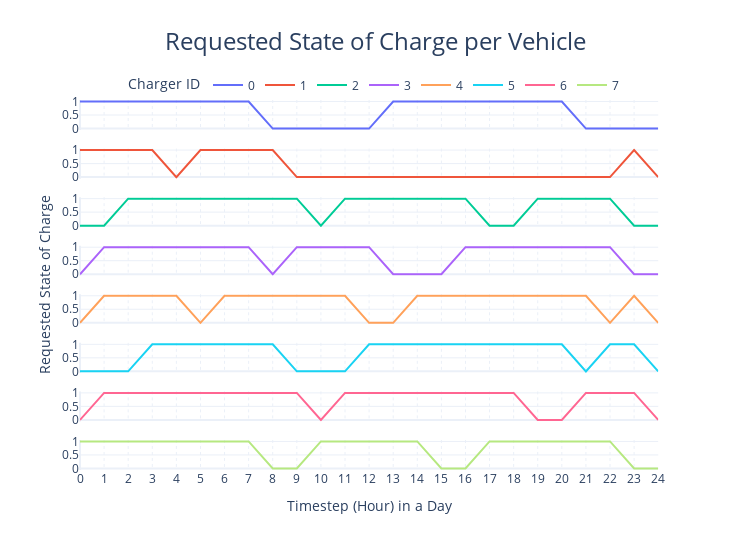

This figure's notebook cell:
### Code cell
fig = df_requested_soc.plot(kind="line", title="Requested State of Charge per Vehicle", template="plotly_white", 
                            y='Requested State of Charge', facet_row='Charger ID', facet_row_spacing=0.05, color='Charger ID', 
                            labels=dict(index="Timestep (Hour) in a Day", value="", variable=""))
fig.update_yaxes(tickformat="%b", matches='y', title='')
fig.update_xaxes(dtick="M1", tickformat="%b", matches='x', griddash="dot")
fig.update_traces(marker_size=10)
fig.for_each_annotation(lambda a: a.update(text="", font_size=24, y=1.07))
fig.add_annotation(x=-0.08, y=0.5, text="Requested State of Charge", textangle=-90, 
                   xref="paper", yref="paper", font_size=14, showarrow=False)
fig.update_layout(height=550, width=750, title=dict(xanchor="center", x=0.5, font_size=24),
                  legend=dict(orientation="h", yanchor="top", y=1.08, xanchor="center", x=0.5))
fig.show()

### Figure 1 — Plotly figure (JSON) as saved in the notebook; plotly's stock layout.template omitted (floating-point values rounded to 4 significant figures)
{"data": [{"hovertemplate": "Charger ID=0<br>Timestep (Hour) in a Day=%{x}<br>Requested State of Charge=%{y}<extra></extra>", "legendgroup": "0", "line": {"color": "#636efa", "dash": "solid"}, "marker": {"size": 10, "symbol": "circle"}, "mode": "lines", "name": "0", "orientation": "v", "showlegend": true, "type": "scatter", "x": [0, 1, 2, 3, 4, 5, 6, 7, 8, 9, 10, 11, 12, 13, 14, 15, 16, 17, 18, 19, 20, 21, 22, 23, 24], "xaxis": "x8", "y": [1, 1, 1, 1, 1, 1, 1, 1, 0, 0, 0, 0, 0, 1, 1, 1, 1, 1, 1, 1, 1, 0, 0, 0, 0], "yaxis": "y8"}, {"hovertemplate": "Charger ID=1<br>Timestep (Hour) in a Day=%{x}<br>Requested State of Charge=%{y}<extra></extra>", "legendgroup": "1", "line": {"color": "#EF553B", "dash": "solid"}, "marker": {"size": 10, "symbol": "circle"}, "mode": "lines", "name": "1", "orientation": "v", "showlegend": true, "type": "scatter", "x": [0, 1, 2, 3, 4, 5, 6, 7, 8, 9, 10, 11, 12, 13, 14, 15, 16, 17, 18, 19, 20, 21, 22, 23, 24], "xaxis": "x7", "y": [1, 1, 1, 1, 0, 1, 1, 1, 1, 0, 0, 0, 0, 0, 0, 0, 0, 0, 0, 0, 0, 0, 0, 1, 0], "yaxis": "y7"}, {"hovertemplate": "Charger ID=2<br>Timestep (Hour) in a Day=%{x}<br>Requested State of Charge=%{y}<extra></extra>", "legendgroup": "2", "line": {"color": "#00cc96", "dash": "solid"}, "marker": {"size": 10, "symbol": "circle"}, "mode": "lines", "name": "2", "orientation": "v", "showlegend": true, "type": "scatter", "x": [0, 1, 2, 3, 4, 5, 6, 7, 8, 9, 10, 11, 12, 13, 14, 15, 16, 17, 18, 19, 20, 21, 22, 23, 24], "xaxis": "x6", "y": [0, 0, 1, 1, 1, 1, 1, 1, 1, 1, 0, 1, 1, 1, 1, 1, 1, 0, 0, 1, 1, 1, 1, 0, 0], "yaxis": "y6"}, {"hovertemplate": "Charger ID=3<br>Timestep (Hour) in a Day=%{x}<br>Requested State of Charge=%{y}<extra></extra>", "legendgroup": "3", "line": {"color": "#ab63fa", "dash": "solid"}, "marker": {"size": 10, "symbol": "circle"}, "mode": "lines", "name": "3", "orientation": "v", "showlegend": true, "type": "scatter", "x": [0, 1, 2, 3, 4, 5, 6, 7, 8, 9, 10, 11, 12, 13, 14, 15, 16, 17, 18, 19, 20, 21, 22, 23, 24], "xaxis": "x5", "y": [0, 1, 1, 1, 1, 1, 1, 1, 0, 1, 1, 1, 1, 0, 0, 0, 1, 1, 1, 1, 1, 1, 1, 0, 0], "yaxis": "y5"}, {"hovertemplate": "Charger ID=4<br>Timestep (Hour) in a Day=%{x}<br>Requested State of Charge=%{y}<extra></extra>", "legendgroup": "4", "line": {"color": "#FFA15A", "dash": "solid"}, "marker": {"size": 10, "symbol": "circle"}, "mode": "lines", "name": "4", "orientation": "v", "showlegend": true, "type": "scatter", "x": [0, 1, 2, 3, 4, 5, 6, 7, 8, 9, 10, 11, 12, 13, 14, 15, 16, 17, 18, 19, 20, 21, 22, 23, 24], "xaxis": "x4", "y": [0, 1, 1, 1, 1, 0, 1, 1, 1, 1, 1, 1, 0, 0, 1, 1, 1, 1, 1, 1, 1, 1, 0, 1, 0], "yaxis": "y4"}, {"hovertemplate": "Charger ID=5<br>Timestep (Hour) in a Day=%{x}<br>Requested State of Charge=%{y}<extra></extra>", "legendgroup": "5", "line": {"color": "#19d3f3", "dash": "solid"}, "marker": {"size": 10, "symbol": "circle"}, "mode": "lines", "name": "5", "orientation": "v", "showlegend": true, "type": "scatter", "x": [0, 1, 2, 3, 4, 5, 6, 7, 8, 9, 10, 11, 12, 13, 14, 15, 16, 17, 18, 19, 20, 21, 22, 23, 24], "xaxis": "x3", "y": [0, 0, 0, 1, 1, 1, 1, 1, 1, 0, 0, 0, 1, 1, 1, 1, 1, 1, 1, 1, 1, 0, 1, 1, 0], "yaxis": "y3"}, {"hovertemplate": "Charger ID=6<br>Timestep (Hour) in a Day=%{x}<br>Requested State of Charge=%{y}<extra></extra>", "legendgroup": "6", "line": {"color": "#FF6692", "dash": "solid"}, "marker": {"size": 10, "symbol": "circle"}, "mode": "lines", "name": "6", "orientation": "v", "showlegend": true, "type": "scatter", "x": [0, 1, 2, 3, 4, 5, 6, 7, 8, 9, 10, 11, 12, 13, 14, 15, 16, 17, 18, 19, 20, 21, 22, 23, 24], "xaxis": "x2", "y": [0, 1, 1, 1, 1, 1, 1, 1, 1, 1, 0, 1, 1, 1, 1, 1, 1, 1, 1, 0, 0, 1, 1, 1, 0], "yaxis": "y2"}, {"hovertemplate": "Charger ID=7<br>Timestep (Hour) in a Day=%{x}<br>Requested State of Charge=%{y}<extra></extra>", "legendgroup": "7", "line": {"color": "#B6E880", "dash": "solid"}, "marker": {"size": 10, "symbol": "circle"}, "mode": "lines", "name": "7", "orientation": "v", "showlegend": true, "type": "scatter", "x": [0, 1, 2, 3, 4, 5, 6, 7, 8, 9, 10, 11, 12, 13, 14, 15, 16, 17, 18, 19, 20, 21, 22, 23, 24], "xaxis": "x", "y": [1, 1, 1, 1, 1, 1, 1, 1, 0, 0, 1, 1, 1, 1, 1, 0, 0, 1, 1, 1, 1, 1, 1, 0, 0], "yaxis": "y"}], "layout": {"annotations": [{"font": {"size": 24}, "showarrow": false, "text": "", "textangle": 90, "x": 0.98, "xanchor": "left", "xref": "paper", "y": 1.07, "yanchor": "middle", "yref": "paper"}, {"font": {"size": 24}, "showarrow": false, "text": "", "textangle": 90, "x": 0.98, "xanchor": "left", "xref": "paper", "y": 1.07, "yanchor": "middle", "yref": "paper"}, {"font": {"size": 24}, "showarrow": false, "text": "", "textangle": 90, "x": 0.98, "xanchor": "left", "xref": "paper", "y": 1.07, "yanchor": "middle", "yref": "paper"}, {"font": {"size": 24}, "showarrow": false, "text": "", "textangle": 90, "x": 0.98, "xanchor": "left", "xref": "paper", "y": 1.07, "yanchor": "middle", "yref": "paper"}, {"font": {"size": 24}, "showarrow": false, "text": "", "textangle": 90, "x": 0.98, "xanchor": "left", "xref": "paper", "y": 1.07, "yanchor": "middle", "yref": "paper"}, {"font": {"size": 24}, "showarrow": false, "text": "", "textangle": 90, "x": 0.98, "xanchor": "left", "xref": "paper", "y": 1.07, "yanchor": "middle", "yref": "paper"}, {"font": {"size": 24}, "showarrow": false, "text": "", "textangle": 90, "x": 0.98, "xanchor": "left", "xref": "paper", "y": 1.07, "yanchor": "middle", "yref": "paper"}, {"font": {"size": 24}, "showarrow": false, "text": "", "textangle": 90, "x": 0.98, "xanchor": "left", "xref": "paper", "y": 1.07, "yanchor": "middle", "yref": "paper"}, {"font": {"size": 14}, "showarrow": false, "text": "Requested State of Charge", "textangle": -90, "x": -0.08, "xref": "paper", "y": 0.5, "yref": "paper"}], "height": 550, "legend": {"orientation": "h", "title": {"text": "Charger ID"}, "tracegroupgap": 0, "x": 0.5, "xanchor": "center", "y": 1.08, "yanchor": "top"}, "title": {"font": {"size": 24}, "text": "Requested State of Charge per Vehicle", "x": 0.5, "xanchor": "center"}, "width": 750, "xaxis": {"anchor": "y", "domain": [0, 0.98], "dtick": "M1", "griddash": "dot", "matches": "x", "tickformat": "%b", "title": {"text": "Timestep (Hour) in a Day"}}, "xaxis2": {"anchor": "y2", "domain": [0, 0.98], "dtick": "M1", "griddash": "dot", "matches": "x", "showticklabels": false, "tickformat": "%b"}, "xaxis3": {"anchor": "y3", "domain": [0, 0.98], "dtick": "M1", "griddash": "dot", "matches": "x", "showticklabels": false, "tickformat": "%b"}, "xaxis4": {"anchor": "y4", "domain": [0, 0.98], "dtick": "M1", "griddash": "dot", "matches": "x", "showticklabels": false, "tickformat": "%b"}, "xaxis5": {"anchor": "y5", "domain": [0, 0.98], "dtick": "M1", "griddash": "dot", "matches": "x", "showticklabels": false, "tickformat": "%b"}, "xaxis6": {"anchor": "y6", "domain": [0, 0.98], "dtick": "M1", "griddash": "dot", "matches": "x", "showticklabels": false, "tickformat": "%b"}, "xaxis7": {"anchor": "y7", "domain": [0, 0.98], "dtick": "M1", "griddash": "dot", "matches": "x", "showticklabels": false, "tickformat": "%b"}, "xaxis8": {"anchor": "y8", "domain": [0, 0.98], "dtick": "M1", "griddash": "dot", "matches": "x", "showticklabels": false, "tickformat": "%b"}, "yaxis": {"anchor": "x", "domain": [0, 0.08125], "matches": "y", "tickformat": "%b", "title": {"text": ""}}, "yaxis2": {"anchor": "x2", "domain": [0.1312, 0.2125], "matches": "y", "tickformat": "%b", "title": {"text": ""}}, "yaxis3": {"anchor": "x3", "domain": [0.2625, 0.3437], "matches": "y", "tickformat": "%b", "title": {"text": ""}}, "yaxis4": {"anchor": "x4", "domain": [0.3937, 0.475], "matches": "y", "tickformat": "%b", "title": {"text": ""}}, "yaxis5": {"anchor": "x5", "domain": [0.525, 0.6062], "matches": "y", "tickformat": "%b", "title": {"text": ""}}, "yaxis6": {"anchor": "x6", "domain": [0.6562, 0.7375], "matches": "y", "tickformat": "%b", "title": {"text": ""}}, "yaxis7": {"anchor": "x7", "domain": [0.7875, 0.8687], "matches": "y", "tickformat": "%b", "title": {"text": ""}}, "yaxis8": {"anchor": "x8", "domain": [0.9187, 1], "matches": "y", "tickformat": "%b", "title": {"text": ""}}}}
